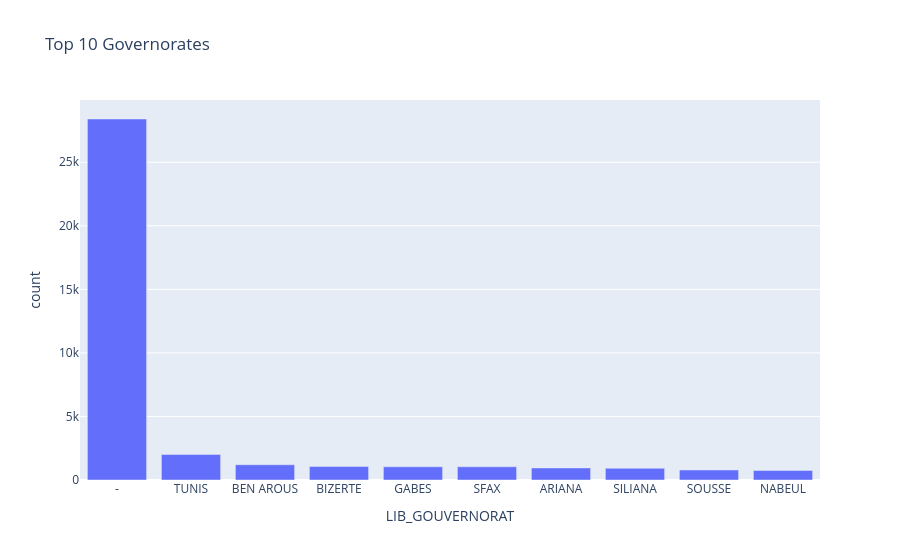

The cell this chart's notebook holds for it:
### Markdown cell above
#### Geographic distribution (Governorate)

### Code cell
gov_counts = client_table["LIB_GOUVERNORAT"].value_counts().head(10).reset_index()
gov_counts.columns = ["LIB_GOUVERNORAT", "count"]

fig = px.bar(
    gov_counts,
    x="LIB_GOUVERNORAT", y="count",
    title="Top 10 Governorates"
)
fig.show()

### Figure 1 — Plotly figure (JSON) as saved in the notebook; plotly's stock layout.template omitted (floating-point values rounded to 4 significant figures)
{"data": [{"alignmentgroup": "True", "hovertemplate": "LIB_GOUVERNORAT=%{x}<br>count=%{y}<extra></extra>", "legendgroup": "", "marker": {"color": "#636efa", "pattern": {"shape": ""}}, "name": "", "offsetgroup": "", "orientation": "v", "showlegend": false, "textposition": "auto", "type": "bar", "x": ["-", "TUNIS", "BEN AROUS", "BIZERTE", "GABES", "SFAX", "ARIANA", "SILIANA", "SOUSSE", "NABEUL"], "xaxis": "x", "y": [28404, 2005, 1202, 1058, 1045, 1040, 950, 921, 789, 753], "yaxis": "y"}], "layout": {"autosize": true, "barmode": "relative", "legend": {"tracegroupgap": 0}, "title": {"text": "Top 10 Governorates"}, "xaxis": {"anchor": "y", "autorange": true, "domain": [0, 1], "range": [-0.5, 9.5], "title": {"text": "LIB_GOUVERNORAT"}, "type": "category"}, "yaxis": {"anchor": "x", "autorange": true, "domain": [0, 1], "range": [0, 29900.0], "title": {"text": "count"}, "type": "linear"}}}
